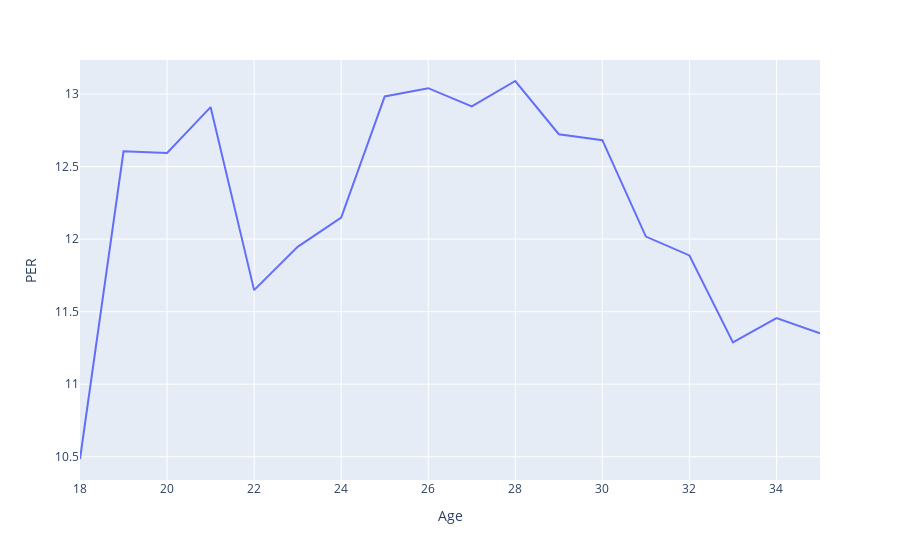

The cell this chart's notebook holds for it:
### Code cell
x = df.groupby(['Age']).mean()
x.reset_index(inplace=True)
fig = px.line(x, x = 'Age', y='PER')
fig.show()

### Figure 1 — Plotly figure (JSON) as saved in the notebook; plotly's stock layout.template omitted (floating-point values rounded to 4 significant figures)
{"data": [{"hoverlabel": {"namelength": 0}, "hovertemplate": "Age=%{x}<br>PER=%{y}", "legendgroup": "", "line": {"color": "#636efa", "dash": "solid"}, "mode": "lines", "name": "", "showlegend": false, "type": "scatter", "x": [18, 19, 20, 21, 22, 23, 24, 25, 26, 27, 28, 29, 30, 31, 32, 33, 34, 35], "xaxis": "x", "y": [10.48, 12.61, 12.59, 12.91, 11.65, 11.95, 12.15, 12.98, 13.04, 12.91, 13.09, 12.72, 12.68, 12.02, 11.89, 11.29, 11.46, 11.35], "yaxis": "y"}], "layout": {"legend": {"tracegroupgap": 0}, "margin": {"t": 60}, "xaxis": {"anchor": "y", "domain": [0, 1], "title": {"text": "Age"}}, "yaxis": {"anchor": "x", "domain": [0, 1], "title": {"text": "PER"}}}}
